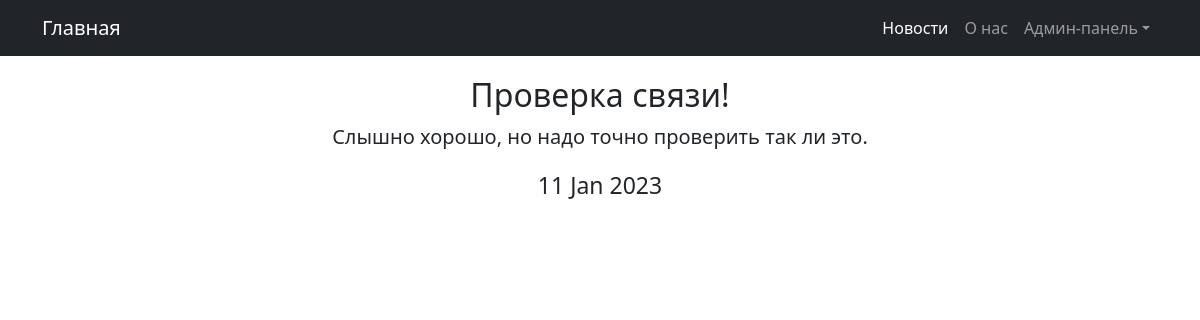
Screenshot of /news/1 with the database file from the repository.
### News/models.py (models this page shows, shortened)
class Post(models.Model):
    post = models.ForeignKey(Author, on_delete=models.CASCADE)
    type_post = models.CharField(max_length=2, choices=POST_TYPE)
    date_post = models.DateTimeField(auto_now_add=True)
    category_post = models.ManyToManyField(Category, through='PostCategory')
    header_post = models.CharField(max_length=40)
    text_post = models.TextField()
    rating_post = models.IntegerField(default=0)

### News/views.py (the view)
# urls.py: path('<int:pk>', PostDetail.as_view()),
class PostDetail(DetailView):
    model = Post
    template_name = 'flatpages/new.html'
    context_object_name = 'new'

### templates/flatpages/new.html (shortened to what this page needs)
{% extends 'flatpages/default.html' %}
{% block content %}
<center><h2 style="margin-top: 20px;">{{ new.header_post }}</h2></center>
<center><p style="font-size: 20px;">{{ new.text_post }}</p></center>
<center><p style="font-size: 23px;">{{ new.date_post|date:'d M Y' }}</p></center>
{% endblock content %}

### rows the page displays
Post: header_post "Проверка связи!", text_post "Слышно хорошо, но надо точно проверить так ли это.", date_post "11 Jan 2023"
